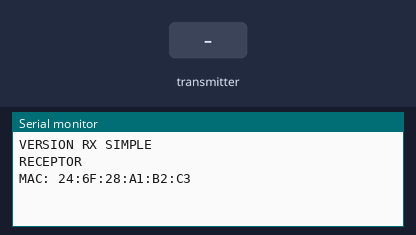
The sketch below on a simulated ESP32. On the bench: the last lines printed to the serial monitor. The inputs (shaded band) are chosen by the test bench.

Above: at 2.3 s.
2.4 s: the transmitter starts sending grupo = 0
At 2.71 s:
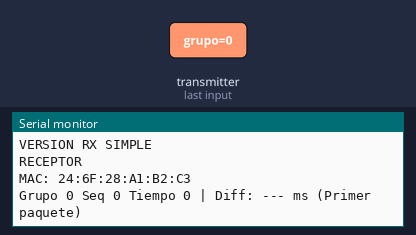
4.4 s: the transmitter starts sending timestamp = 1024
At 5.21 s:
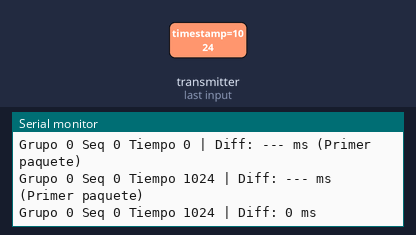
6.9 s: the transmitter starts sending secuencia = 1024
At 7.21 s:
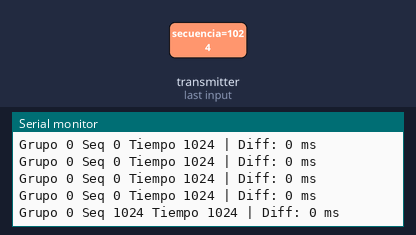
8.4 s: the transmitter starts sending grupo = 64
At 8.71 s:
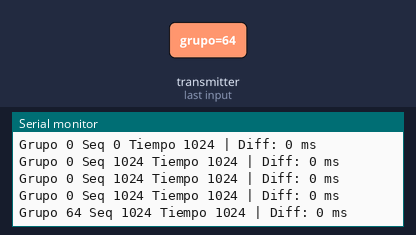
9.9 s: the transmitter starts sending secuencia = 0
At 10.21 s:
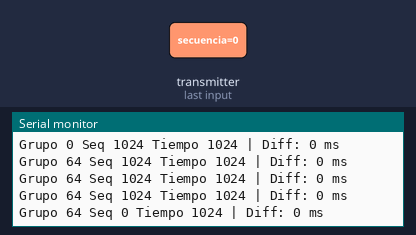
11.4 s: the transmitter starts sending timestamp = 0
At 11.71 s:
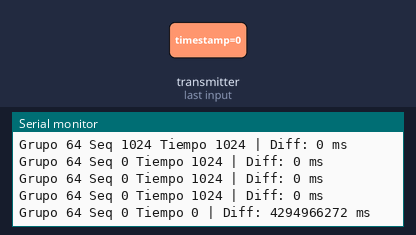

Measured:
- after the input at 2.4 s, the serial monitor: prints a new line at once (image 1)
- after the input at 4.4 s, the serial monitor: prints a new line at once (image 2)
- after the input at 6.9 s, the serial monitor: prints a new line at once (image 3)
- after the input at 8.4 s, the serial monitor: prints a new line at once (image 4)
- after the input at 9.9 s, the serial monitor: prints a new line at once (image 5)
- after the input at 11.4 s, the serial monitor: prints a new line at once (image 6)

The sketch:

esp32_rx.ino
```cpp
#include <WiFi.h>
#include <esp_now.h>

typedef struct
{
  uint8_t grupo;
  uint32_t secuencia;
  uint32_t timestamp;
} Paquete;

void OnDataRecv(const esp_now_recv_info_t *info, const uint8_t *incomingData, int len)
{
  Paquete p;
  memcpy(&p, incomingData, sizeof(p));

  // 'static' hace que la variable conserve su valor en la siguiente ejecución de la función
  static uint32_t timestampAnterior = 0;
  uint32_t diffTiempo = 0;

  // Calculamos la diferencia si no es el primer paquete que recibimos
  if (timestampAnterior != 0) {
    diffTiempo = p.timestamp - timestampAnterior;
  }

  // Imprimir los datos recibidos
  Serial.print("Grupo ");
  Serial.print(p.grupo);
  Serial.print(" Seq ");
  Serial.print(p.secuencia);
  Serial.print(" Tiempo ");
  Serial.print(p.timestamp);

  // Imprimir el Time Diff
  Serial.print(" | Diff: ");
  if (timestampAnterior == 0) {
    Serial.println("--- ms (Primer paquete)");
  } else {
    Serial.print(diffTiempo);
    Serial.println(" ms");
  }

  // Guardar el timestamp actual para el cálculo del próximo paquete
  timestampAnterior = p.timestamp;
}

void setup()
{
  Serial.begin(115200);
  Serial.println("VERSION RX SIMPLE");
  delay(1000);

  WiFi.mode(WIFI_STA);
  delay(100);

  Serial.println();
  Serial.println("RECEPTOR");
  Serial.print("MAC: ");
  Serial.println(WiFi.macAddress());

  if(esp_now_init() != ESP_OK)
  {
    Serial.println("Error ESP-NOW");
    return;
  }

  esp_now_register_recv_cb(OnDataRecv);
}

void loop()
{
  // El loop se queda vacío porque ESP-NOW funciona por interrupciones (callbacks)
}
```
